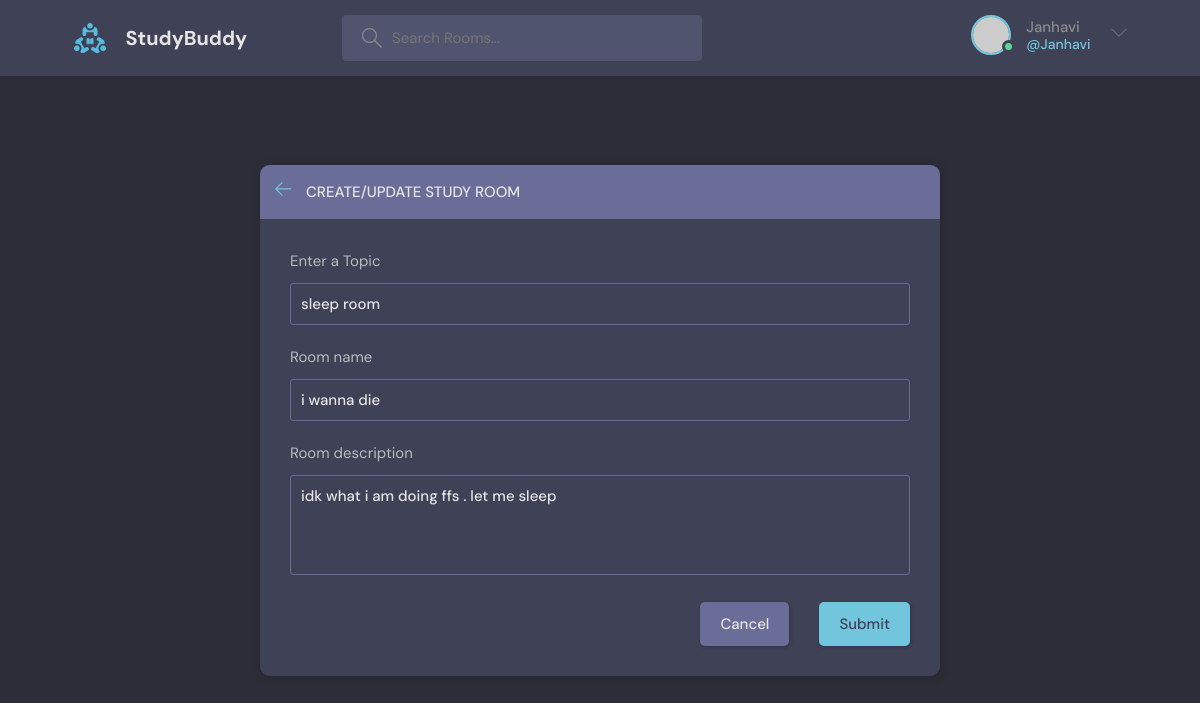
Page /update-room/1 (signed in) on the committed database.
### base/models.py (models this page shows, shortened)
class Roomy(models.Model):
    host = models.ForeignKey(User,on_delete=models.SET_NULL,null=True)
    topic = models.ForeignKey(Topic,on_delete=models.SET_NULL,null=True)
    name = models.CharField(max_length=200)
    description = models.TextField(null=True,blank=True) #null field is allowed
    participants = models.ManyToManyField(User,related_name='participants',blank=True)
    updated = models.DateTimeField(auto_now=True) #takes a snapshot on everytime we save the room
    created = models.DateTimeField(auto_now_add=True) #takes snapshot when we first create the room
    class Meta:
        ordering = ['-updated','-created']

class Topic(models.Model):
    name = models.CharField(max_length=200)

### base/views.py (the view, shortened to what this page needs)
# urls.py: path('update-room/<str:p>',views.updateRoom,name="update-room"),
@login_required(login_url='login')
def updateRoom(request,p):
    room = Roomy.objects.get(id=p)
    form = RoomForm(instance=room)
    topics = Topic.objects.all()
    if request.user != room.host:
        return HttpResponse('You are not allowed!')
    context={'form':form,'topics':topics,'room':room}
    return render(request,'base/room_form.html',context)

### base/forms.py
class RoomForm(ModelForm):
    class Meta:
        model = Roomy
        fields = '__all__'
        exclude = ['host','participants']

### base/templates/base/room_form.html (shortened to what this page needs)
{% extends 'main.html' %}
{% block content %}
  <main class="create-room layout">
    <div class="container">
      <div class="layout__box">
        <div class="layout__boxHeader">
          <div class="layout__boxTitle">
            <a href="{% url 'home' %}">
              <svg version="1.1" xmlns="http://www.w3.org/2000/svg" width="32" height="32" viewBox="0 0 32 32">
                <title>arrow-left</title>
                <path
                  d="M13.723 2.286l-13.723 13.714 13.719 13.714 1.616-1.611-10.96-10.96h27.625v-2.286h-27.625l10.965-10.965-1.616-1.607z">
                </path>
              </svg>
            </a>
            <h3>Create/Update Study Room</h3>
          </div>
        </div>
        <div class="layout__body">
          <form class="form" action="" method="POST">
            <div class="form__group">
              <label for="room_topic">Enter a Topic</label>
              <input required type="text" value="{{room.topic.name}}" name="topic" list="topic-list" />
            </div>
            <div class="form__group">
              <label for="room_name">Room name</label>
              {{form.name}}
            </div>
            <div class="form__group">
              <label for="room_description">Room description</label>
              {{form.description}}
            </div>
            <div class="form__action">
              <a class="btn btn--dark" href="{% url 'home' %}">Cancel</a>
              <button class="btn btn--main" type="submit">Submit</button>
            </div>
          </form>
        </div>
      </div>
    </div>
  </main>
{% endblock %}

### templates/navbar.html (shortened to what this page needs)
{% load static %}
<header class="header header--loggedIn">
    <div class="container">
      <a href="{% url 'home' %}" class="header__logo">
        <img src="{% static 'images/logo.svg' %}" />
        <h1>StudyBuddy</h1>
      </a>
      <form class="header__search" method="GET" action="{% url 'home' %}" >
        <label>
          <input type="text" name="q" placeholder="Search Rooms..."/>
        </label>
      </form>
      <nav class="header__menu">
        {% if request.user.is_authenticated %}
        <div class="header__user">
          <a href="profile.html">
            <div class="avatar avatar--medium active">
              <img src="https://randomuser.me/api/portraits/men/37.jpg" />
            </div>
            <p>{{request.user.username}} <span>@{{request.user.username}}</span></p>
          </a>
          <button class="dropdown-button">
            <svg version="1.1" xmlns="http://www.w3.org/2000/svg" width="32" height="32" viewBox="0 0 32 32">
              <title>chevron-down</title>
              <path d="M16 21l-13-13h-3l16 16 16-16h-3l-13 13z"></path>
            </svg>
          </button>
        </div>
        {% else %}
        <a href="{% url 'login' %}">
          <img src="{% static 'images/avatar.svg' %}" />
          <p>Login</p>
        </a>
        {% endif %}
      </nav>
    </div>
  </header>

### rows in the picture
Roomy: topic "sleep room", name "i wanna die", description "idk what i am doing ffs . let me sleep"

### other values in the picture
{{ request.user.username }} "Janhavi"
